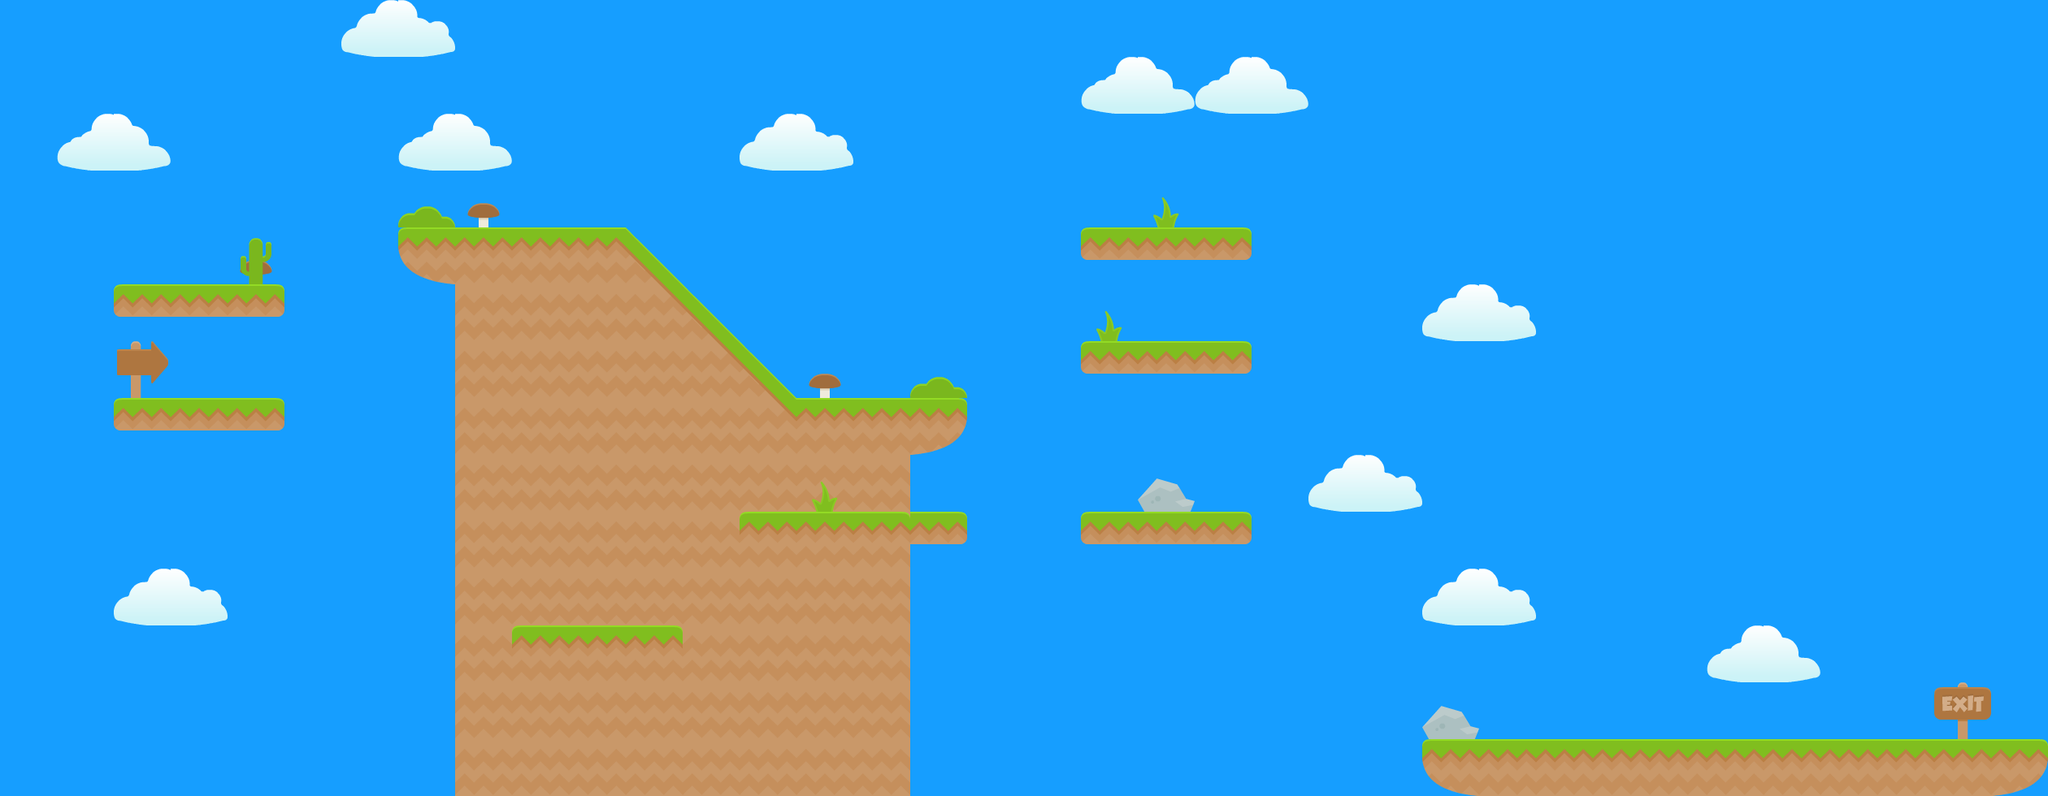

This is a level from a 2D game, rendered from its Tiled map with the project's own tilesets. A one-line summary and the map file follow, with tile-layer data summarised:
An orthogonal 36x14 tile map with 70x70 px tiles, 5 tile layers (background1, background2, clouds, ground, ...) and 35 objects.

<map version="1.0" tiledversion="1.1.5" orientation="orthogonal" renderorder="right-up" width="36" height="14" tilewidth="70" tileheight="70" infinite="0" nextobjectid="99">
 <properties>
  <property name="music" value="STAGE" />
  <property name="name" value="level2" />
  <property name="nextLevel" value="LEVEL_3" />
  <property name="startX" type="int" value="3" />
  <property name="startY" type="int" value="8" />
 </properties>
 <tileset firstgid="1" source="tileset.tsx" />
 <layer name="background1" width="36" height="14">
  <data>[504 cells, 504 non-empty, 1 distinct tile ids]</data>
 </layer>
 <layer name="background2" width="36" height="14">
  <data>[504 cells, 9 non-empty, 5 distinct tile ids]</data>
 </layer>
 <layer name="clouds" width="36" height="14">
  <data>[504 cells, 22 non-empty, 4 distinct tile ids]</data>
 </layer>
 <layer name="ground" width="36" height="14">
  <data>[504 cells, 99 non-empty, 9 distinct tile ids]</data>
 </layer>
 <layer name="foreground" width="36" height="14">
  <data>[504 cells, 11 non-empty, 5 distinct tile ids]</data>
 </layer>
 <objectgroup name="objects">
  <object id="1" gid="10" x="2450.33" y="910.667" width="70" height="70">
   <properties>
    <property name="userData" value="coinFlag" />
   </properties>
  </object>
  <object id="4" gid="2" x="296.5" y="450.333" width="50" height="50">
   <properties>
    <property name="userData" value="InfoBox3" />
   </properties>
  </object>
  <object id="7" gid="9" x="793.667" y="314.333" width="70" height="70">
   <properties>
    <property name="userData" value="coin" />
   </properties>
  </object>
  <object id="11" gid="9" x="864.333" y="379" width="70" height="70">
   <properties>
    <property name="userData" value="coin" />
   </properties>
  </object>
  <object id="12" gid="9" x="627.667" y="771" width="70" height="70">
   <properties>
    <property name="userData" value="coin" />
   </properties>
  </object>
  <object id="13" gid="9" x="406.333" y="256.333" width="70" height="70">
   <properties>
    <property name="userData" value="coin" />
   </properties>
  </object>
  <object id="14" gid="9" x="413.667" y="161" width="70" height="70">
   <properties>
    <property name="userData" value="coin" />
   </properties>
  </object>
  <object id="15" gid="9" x="341.667" y="302.333" width="70" height="70">
   <properties>
    <property name="userData" value="coin" />
   </properties>
  </object>
  <object id="16" gid="9" x="95.6663" y="345" width="70" height="70">
   <properties>
    <property name="userData" value="coin" />
   </properties>
  </object>
  <object id="18" gid="9" x="630.333" y="701" width="70" height="70">
   <properties>
    <property name="userData" value="coin" />
   </properties>
  </object>
  <object id="19" gid="9" x="633.667" y="632.333" width="70" height="70">
   <properties>
    <property name="userData" value="coin" />
   </properties>
  </object>
  <object id="22" gid="9" x="898.33" y="629" width="70" height="70">
   <properties>
    <property name="userData" value="coin" />
   </properties>
  </object>
  <object id="23" gid="9" x="1208.33" y="443" width="70" height="70">
   <properties>
    <property name="userData" value="coin" />
   </properties>
  </object>
  <object id="24" gid="9" x="1269" y="401" width="70" height="70">
   <properties>
    <property name="userData" value="coin" />
   </properties>
  </object>
  <object id="25" gid="9" x="1471.67" y="177" width="70" height="70">
   <properties>
    <property name="userData" value="coin" />
   </properties>
  </object>
  <object id="26" gid="9" x="1621" y="437.667" width="70" height="70">
   <properties>
    <property name="userData" value="coin" />
   </properties>
  </object>
  <object id="27" gid="9" x="1553.67" y="405" width="70" height="70">
   <properties>
    <property name="userData" value="coin" />
   </properties>
  </object>
  <object id="28" gid="9" x="1663" y="498.333" width="70" height="70">
   <properties>
    <property name="userData" value="coin" />
   </properties>
  </object>
  <object id="75" gid="9" x="1753" y="711" width="70" height="70">
   <properties>
    <property name="userData" value="coin" />
   </properties>
  </object>
  <object id="76" gid="9" x="1729" y="635" width="70" height="70">
   <properties>
    <property name="userData" value="coin" />
   </properties>
  </object>
  <object id="77" gid="9" x="1711" y="553" width="70" height="70">
   <properties>
    <property name="userData" value="coin" />
   </properties>
  </object>
  <object id="78" gid="9" x="1767" y="783" width="70" height="70">
   <properties>
    <property name="userData" value="coin" />
   </properties>
  </object>
  <object id="79" gid="9" x="1785" y="863" width="70" height="70">
   <properties>
    <property name="userData" value="coin" />
   </properties>
  </object>
 </objectgroup>
 <objectgroup color="#ff0000" name="collisions">
  <object id="83" x="627.333" y="771.333" width="210.667" height="20" />
  <object id="84" x="908.666" y="630" width="276.667" height="20" />
  <object id="86" x="1326.67" y="632" width="210.667" height="20" />
  <object id="88" x="1752" y="907.333" width="765.334" height="20" />
  <object id="89" x="489.333" y="281.333">
   <polyline points="0,0 280,0 489.333,206.667 696,208" />
  </object>
  <object id="95" x="140.5" y="496">
   <polyline points="0,0 207,-1" />
  </object>
  <object id="96" x="141.5" y="355">
   <polyline points="0,0 206.5,0.5" />
  </object>
  <object id="97" x="1330.5" y="426.5">
   <polyline points="0,0 208,0" />
  </object>
  <object id="98" x="1330" y="285">
   <polyline points="0,0 210,0" />
  </object>
 </objectgroup>
 <objectgroup color="#00ff00" name="enemies">
  <object id="90" x="662.667" y="224">
   <properties>
    <property name="enemyType" value="fly" />
   </properties>
   <point />
  </object>
  <object id="92" x="1433.33" y="392">
   <properties>
    <property name="enemyType" value="slime" />
   </properties>
   <point />
  </object>
  <object id="93" x="1434.67" y="233.333">
   <properties>
    <property name="enemyType" value="fly" />
   </properties>
   <point />
  </object>
 </objectgroup>
</map>
